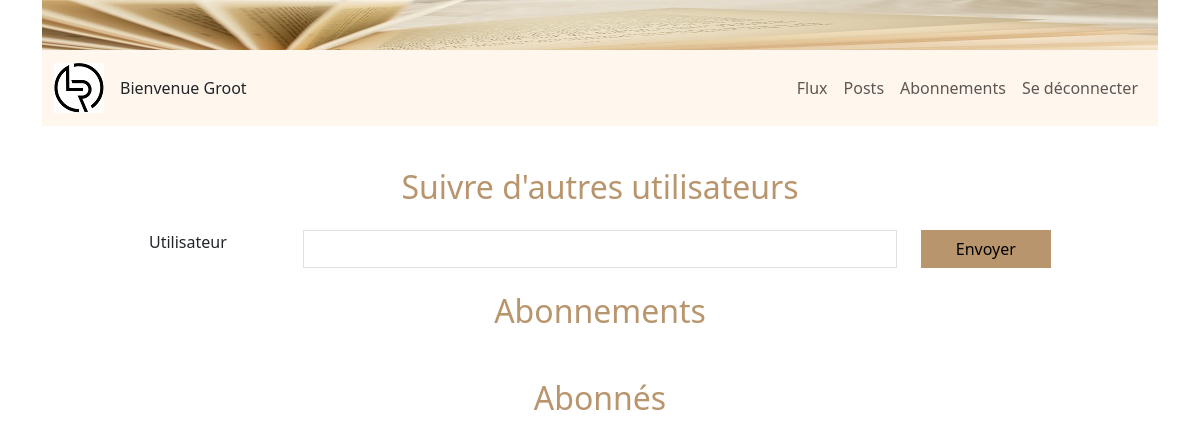
Page /follow/followership/ (signed in) on the earlier database version.
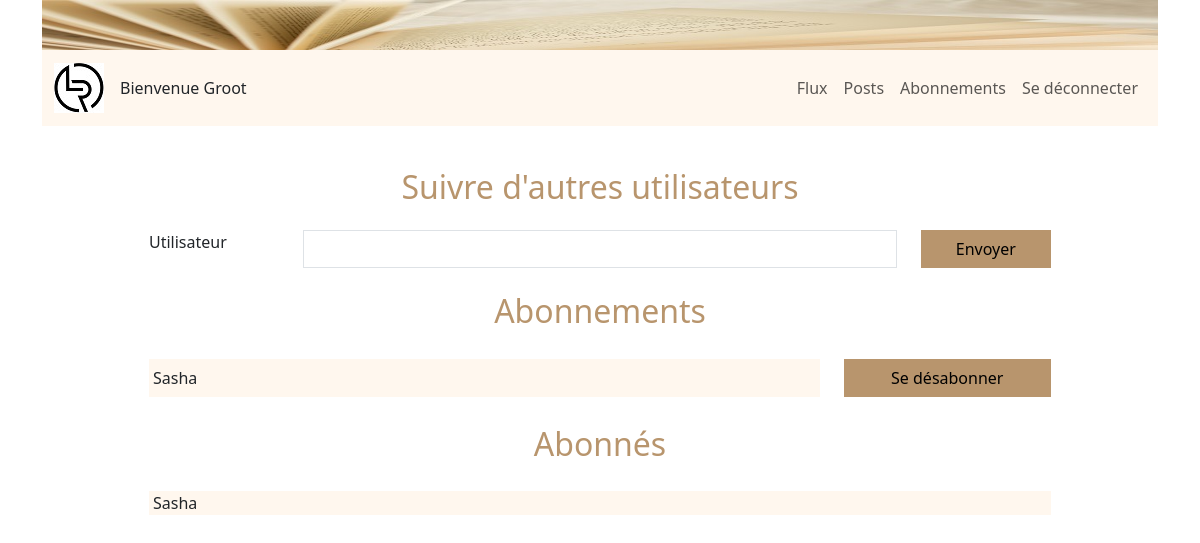
Same page on the later database version.
### reviews/models.py (models this page shows)
class UserFollows(models.Model):
    user = models.ForeignKey(settings.AUTH_USER_MODEL,
                             on_delete=models.CASCADE,
                             related_name='following')
    followed_user = models.ForeignKey(settings.AUTH_USER_MODEL,
                                      on_delete=models.CASCADE,
                                      related_name='followed_by')
    class Meta:
        unique_together = ('user', 'followed_user')

### authentication/models.py (models this page shows)
class User(AbstractUser):
    pass

### reviews/views.py (the view)
@login_required
def follow_user(request):
    followed_by = request.user.followed_by.all()
    following = request.user.following.all()
    if request.method == 'POST':
        form = forms.FollowUserForm(request.POST)
        if form.is_valid():
            user_follows = form.save(commit=False)
            user_follows.user = request.user
            user_follows = form.save()
            return redirect('follow_user')
    else:
        form = forms.FollowUserForm()
    context = {'form': form,
               'following': following,
               'followed_by': followed_by
               }
    return render(request, 'reviews/follow_user.html',
                  context)

### reviews/forms.py (shortened to what this page needs)
class FollowUserForm(forms.ModelForm):
    class Meta:
        model = UserFollows
        fields = ['followed_user']
    def __init__(self, *args, **kwargs):
        super().__init__(*args, **kwargs)
        self.fields['followed_user'] = forms.CharField(
            widget=widgets.TextInput(
                attrs={'class': 'form-control'})
                )

### reviews/templates/reviews/follow_user.html (shortened to what this page needs)
{% extends 'base.html' %}
{% block content %}
<div class="container">
    <div class="row d-flex justify-content-center">
        <div class="col-10">
            <h2 class="text-center text-primary my-4">Suivre d'autres utilisateurs</h2>
            <div class="container">
                <form method="post">
                    <div class="row">
                        <div class="col-3 col-lg-2">
                            Utilisateur
                        </div>
                        <div class="col-6 col-lg-8">
                            {{ form.followed_user }}
                        </div>
                        <div class="col-3 col-lg-2">
                            <button type="submit" class="btn btn-primary w-100">Envoyer</button>
                        </div>
                    </div>
                </form>
            </div>
            <h2 class="text-center text-primary my-4">Abonnements</h2>
            <div class="container">
                <div class="row d-flex justify-content-between">
                    {% for follow in following %}
                    <div class="col-6 col-md-8 col-lg-9 my-1">
                        <div class="bg-light h-100 w-100 d-flex align-items-center px-1">
                            {{ follow.followed_user.username }}
                        </div>
                    </div>
                    <div class="col-6 col-md-4 col-lg-3 my-1 text-end">
                        <button type="button" class="btn btn-primary w-100" data-bs-toggle="modal" data-bs-target="#unfollowModal">
                            Se désabonner
                            </button>
                    </div>
                    {% endfor%}
                </div>
            </div>
            <h2 class="text-center text-primary my-4">Abonnés</h2>
            <div class="container">
                <div class="row">
                    {% for follow in followed_by %}
                    <div class="col-12 my-1">
                            <div class="bg-light h-100 w-100 d-flex align-items-center px-1">
                                {{ follow.user.username }}
                            </div>
                    </div>
                    {% endfor%}
                </div>
            </div>
        </div>
    </div>
</div>
{% endblock content %}

Differences in the rows shown:
added UserFollows: followed_user.username "Sasha", shown under "Abonnements"
added UserFollows: user.username "Sasha", shown under "Abonnés"
